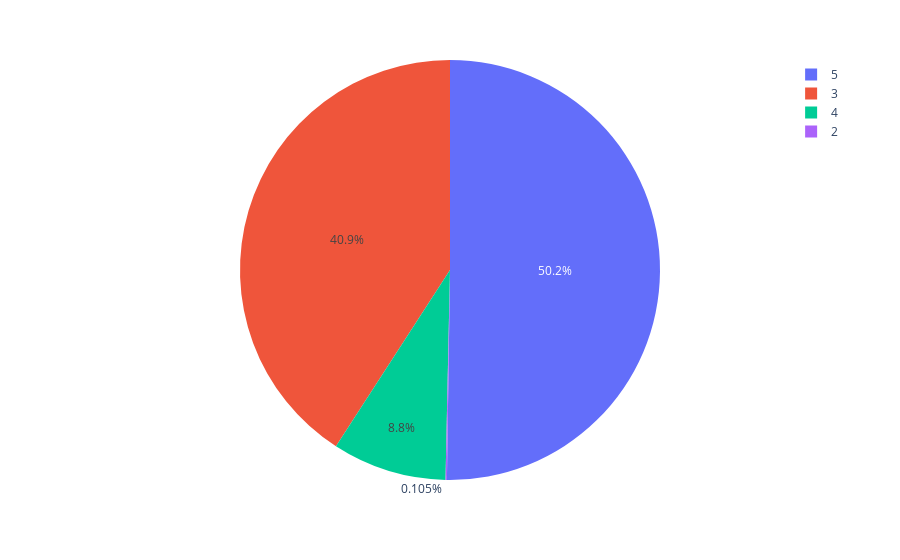

Source (notebook cell):
### Code cell
fig = px.pie(df1, values="Price", names="Doors")
fig.show()

### Figure 1 — Plotly figure (JSON) as saved in the notebook; plotly's stock layout.template omitted (floating-point values rounded to 4 significant figures; data arrays with more than 128 entries replaced by an {"elided": "..."} marker saying what was removed)
{"data": [{"domain": {"x": [0, 1], "y": [0, 1]}, "hovertemplate": "Doors=%{label}<br>Price=%{value}<extra></extra>", "labels": {"elided": "1435 int values"}, "legendgroup": "", "name": "", "showlegend": true, "type": "pie", "values": {"elided": "1435 int values"}}], "layout": {"legend": {"tracegroupgap": 0}, "margin": {"t": 60}}}
